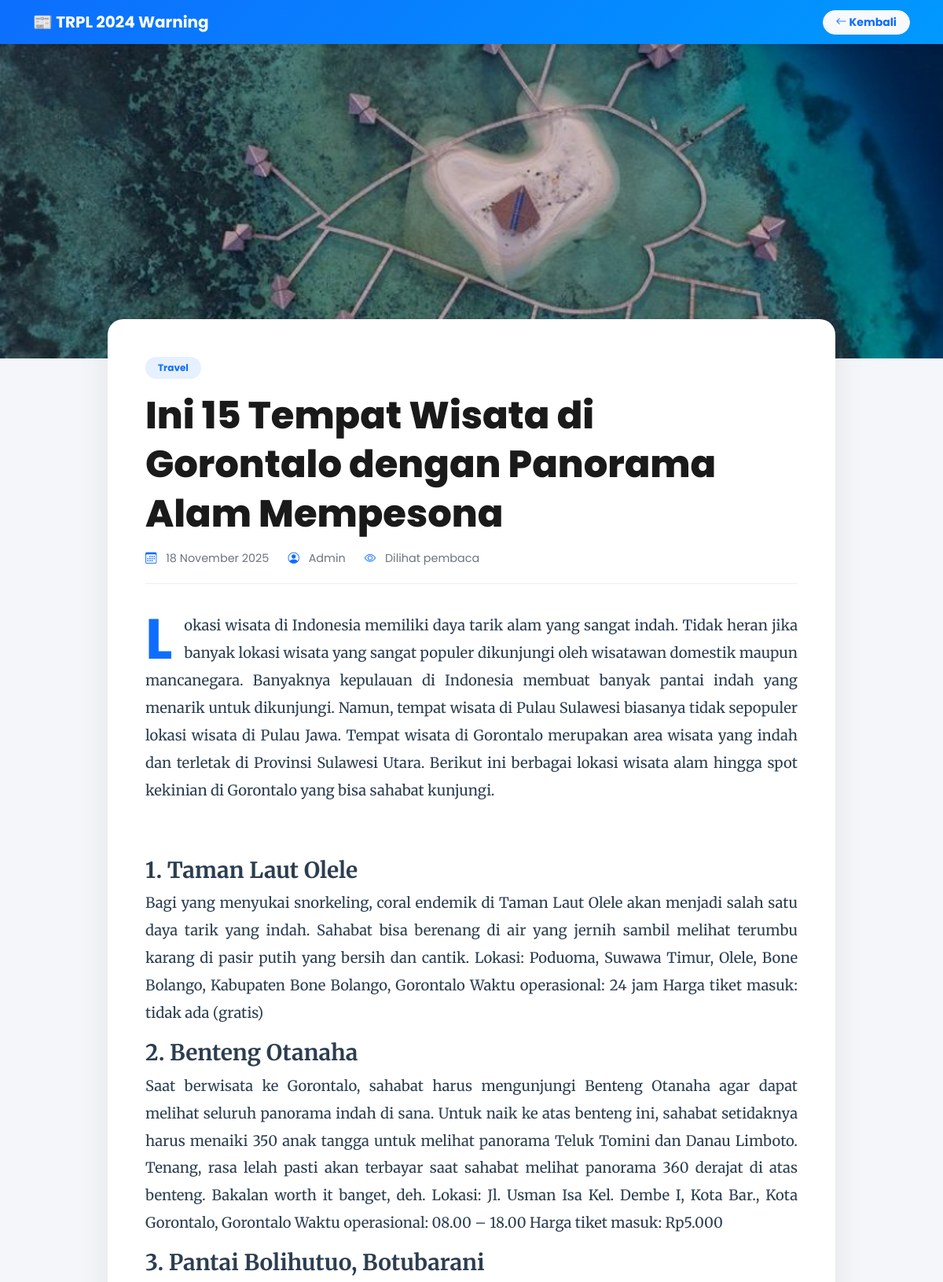
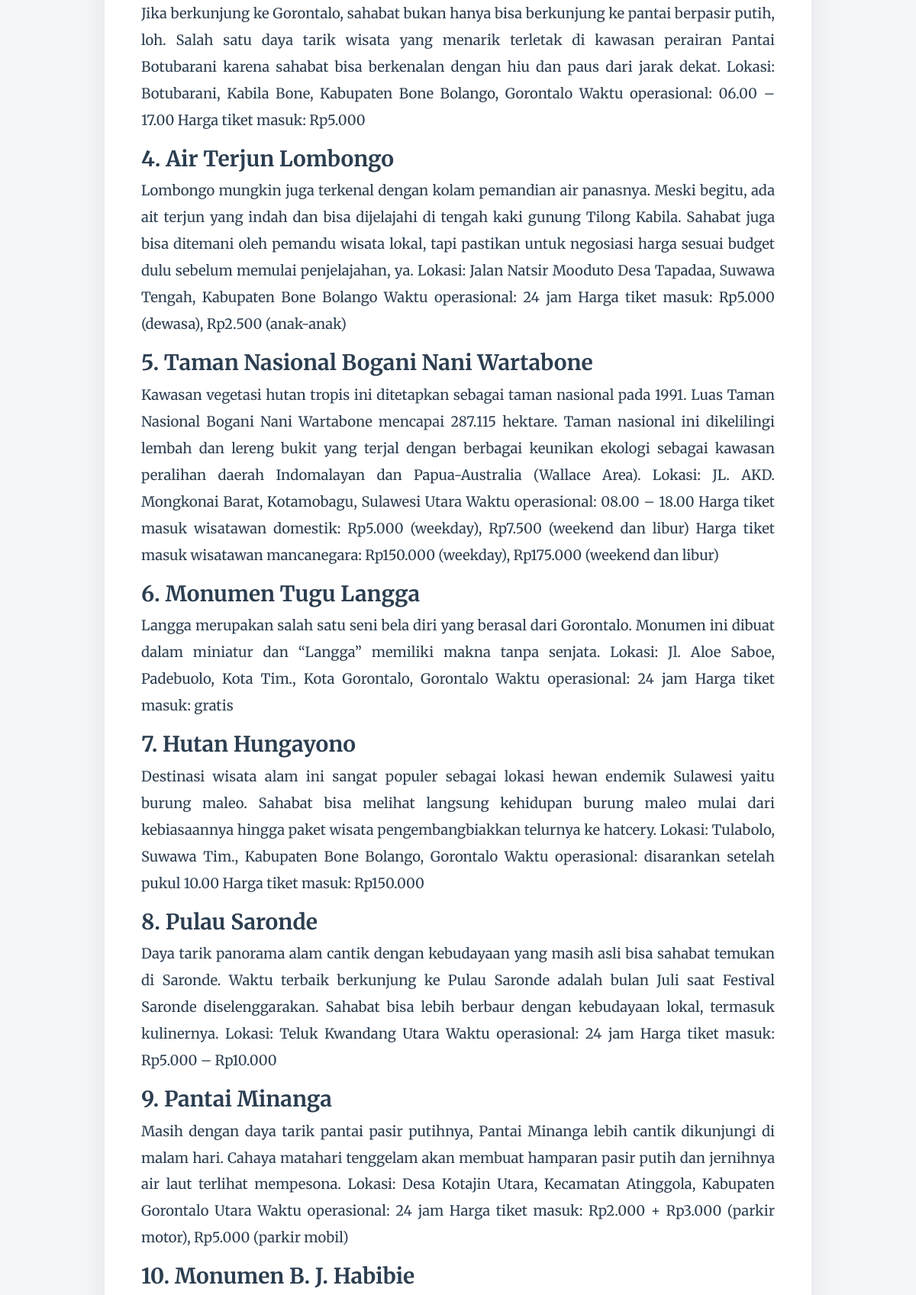
Screenshot of /detail.php?id=6 (upper part) with the database file from the repository (2 pictures, top to bottom).
### tables this page shows
CREATE TABLE `berita` (
  `id` int(11) NOT NULL,
  `judul` varchar(255) NOT NULL,
  `isi` text NOT NULL,
  `tanggal` date DEFAULT current_timestamp(),
  `gambar` varchar(255) DEFAULT NULL,
  `kategori_id` int(11) DEFAULT 1
);

CREATE TABLE `kategori` (
  `id` int(11) NOT NULL,
  `nama_kategori` varchar(50) NOT NULL
);

### detail.php (the view, shortened to what this page needs)
<?php
include 'koneksi.php';
if(isset($_GET['id'])){
    $id = $_GET['id'];
} else {
    die("Error: No ID Selected!");
}
$query = "SELECT berita.*, kategori.nama_kategori
          FROM berita
          LEFT JOIN kategori ON berita.kategori_id = kategori.id
          WHERE berita.id = $id";
$result = mysqli_query($koneksi, $query);
$data = mysqli_fetch_assoc($result);
?>
<!DOCTYPE html>
<html lang="id">
<head>
    <link href="https://cdn.jsdelivr.net/npm/bootstrap@5.3.0/dist/css/bootstrap.min.css" rel="stylesheet">
    <link rel="stylesheet" href="https://cdn.jsdelivr.net/npm/bootstrap-icons@1.11.3/font/bootstrap-icons.min.css">
</head>
<body>
    <nav class="navbar navbar-expand-lg navbar-dark sticky-top">
        <div class="container">
            <a class="navbar-brand fw-bold" href="index.php">📰 TRPL 2024 Warning</a>
            <div class="ms-auto">
                <a href="index.php" class="btn btn-light text-primary fw-bold btn-sm rounded-pill px-3">
                    <i class="bi bi-arrow-left"></i> Kembali
                </a>
            </div>
        </div>
    </nav>
    <div class="cover-img-container">
        <?php if($data['gambar'] != "") { ?>
            <img src="gambar/<?php echo $data['gambar']; ?>" class="cover-img">
        <?php } else { ?>
            <img src="https://via.placeholder.com/1200x600" class="cover-img">
        <?php } ?>
    </div>
    <div class="container mb-5">
        <div class="row justify-content-center">
            <div class="col-lg-10">
                <div class="card card-detail p-4 p-md-5">
                    <div class="mb-3">
                        <span class="badge bg-primary bg-opacity-10 text-primary px-3 py-2 rounded-pill fw-bold">
                            <?php echo $data['nama_kategori'] ?? 'Umum'; ?>
                        </span>
                    </div>
                    <h1 class="news-title display-5"><?php echo $data['judul']; ?></h1>
                    <div class="news-meta d-flex align-items-center gap-4">
                        <span><i class="bi bi-calendar3 text-primary me-2"></i> <?php echo date('d F Y', strtotime($data['tanggal'])); ?></span>
                        <span><i class="bi bi-person-circle text-primary me-2"></i> Admin</span>
                        <span><i class="bi bi-eye text-primary me-2"></i> Dilihat pembaca</span>
                    </div>
                    <div class="news-content mt-3">
                        <?php echo $data['isi']; ?>
                    </div>
                </div>
            </div>
        </div>
    </div>
</body>
</html>

### detail.php (style rules this page uses)
body { font-family: 'Poppins', sans-serif; background-color: #f4f6f9; color: #333; animation: fadeIn 0.8s ease-in-out; }
.navbar { background: linear-gradient(135deg, #0d6efd, #0099ff) !important; box-shadow: 0 4px 10px rgba(0,0,0,0.1); }
.card-detail { border: none; border-radius: 20px; box-shadow: 0 10px 40px rgba(0,0,0,0.08); overflow: hidden; background: white; margin-top: -50px; position: relative; z-index: 10; }
.cover-img-container { height: 400px; width: 100%; position: relative; background-color: #ddd; }
.cover-img { width: 100%; height: 100%; object-fit: cover; filter: brightness(0.9); }
.news-title { font-weight: 800; color: #1a1a1a; line-height: 1.3; margin-bottom: 15px; }
.news-meta { font-size: 0.9rem; color: #6c757d; border-bottom: 1px solid #eee; padding-bottom: 20px; margin-bottom: 20px; }
.news-content { font-family: 'Merriweather', serif; font-size: 1.15rem; line-height: 1.9; color: #2c3e50; text-align: justify; }
.news-content::first-letter { float: left; font-size: 4.5rem; line-height: 0.8; font-weight: bold; font-family: 'Poppins', sans-serif; color: #0d6efd; padding-right: 15px; padding-top: 5px; }

### rows the page displays
berita: gambar (picture), kategori.nama_kategori "Travel", judul "Ini 15 Tempat Wisata di Gorontalo dengan Panorama Alam Mempesona", tanggal "18 November 2025", isi "Lokasi wisata di Indonesia memiliki daya tarik alam yang sangat indah. Tidak heran jika banyak lokasi wisata yang sangat populer dikunjungi oleh wisatawan domestik maupun mancanegara. Banyaknya kepulauan di Indonesia membuat banyak pantai indah yang menarik untuk dikunjungi. Namun, tempat wisata di Pulau Sulawesi biasanya tidak sepopuler lokasi wisata di Pulau Jawa. Tempat wisata di Gorontalo merupakan area wisata yang indah dan terletak di Provinsi Sulawesi Utara. Berikut ini berbagai lokasi wisata alam hingga spot kekinian di Gorontalo yang bisa sahabat kunjungi. 1. Taman Laut Olele Bagi yang menyukai snorkeling, coral endemik di Taman Laut Olele akan menjadi salah satu daya tarik yang…"
